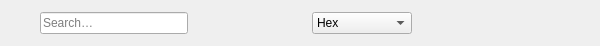
<?xml version="1.0" encoding="UTF-8"?>
<ui version="4.0">
 <class>FindPanel</class>
 <widget class="QWidget" name="FindPanel">
  <property name="geometry">
   <rect>
    <x>0</x>
    <y>0</y>
    <width>600</width>
    <height>46</height>
   </rect>
  </property>
  <property name="windowTitle">
   <string>Find</string>
  </property>
  <layout class="QVBoxLayout" name="verticalLayout">
   <property name="spacing">
    <number>0</number>
   </property>
   <property name="leftMargin">
    <number>0</number>
   </property>
   <property name="topMargin">
    <number>0</number>
   </property>
   <property name="rightMargin">
    <number>0</number>
   </property>
   <property name="bottomMargin">
    <number>0</number>
   </property>
   <item>
    <layout class="QHBoxLayout" name="horizontalLayout">
     <property name="spacing">
      <number>6</number>
     </property>
     <property name="leftMargin">
      <number>6</number>
     </property>
     <property name="topMargin">
      <number>4</number>
     </property>
     <property name="rightMargin">
      <number>6</number>
     </property>
     <property name="bottomMargin">
      <number>4</number>
     </property>
     <item>
      <widget class="QToolButton" name="btnOptions">
       <property name="minimumSize">
        <size>
         <width>28</width>
         <height>28</height>
        </size>
       </property>
       <property name="maximumSize">
        <size>
         <width>28</width>
         <height>28</height>
        </size>
       </property>
       <property name="focusPolicy">
        <enum>Qt::FocusPolicy::TabFocus</enum>
       </property>
       <property name="toolTip">
        <string>Search options</string>
       </property>
       <property name="text">
        <string/>
       </property>
       <property name="iconThemeName" stdset="0">
        <string>permissions</string>
       </property>
       <property name="icon">
        <iconset theme="permissions"/>
       </property>
       <property name="popupMode">
        <enum>QToolButton::ToolButtonPopupMode::InstantPopup</enum>
       </property>
       <property name="autoRaise">
        <bool>true</bool>
       </property>
      </widget>
     </item>
     <item>
      <widget class="QLineEdit" name="editFind">
       <property name="toolTip">
        <string>Search data</string>
       </property>
       <property name="placeholderText">
        <string>Search…</string>
       </property>
      </widget>
     </item>
     <item>
      <widget class="QToolButton" name="btnNavigate">
       <property name="minimumSize">
        <size>
         <width>28</width>
         <height>28</height>
        </size>
       </property>
       <property name="maximumSize">
        <size>
         <width>28</width>
         <height>28</height>
        </size>
       </property>
       <property name="focusPolicy">
        <enum>Qt::FocusPolicy::TabFocus</enum>
       </property>
       <property name="visible">
        <bool>false</bool>
       </property>
       <property name="toolTip">
        <string>Previous / Next</string>
       </property>
       <property name="text">
        <string/>
       </property>
       <property name="iconThemeName" stdset="0">
        <string>mail-send-receive-symbolic</string>
       </property>
       <property name="icon">
        <iconset theme="mail-send-receive-symbolic"/>
       </property>
       <property name="popupMode">
        <enum>QToolButton::ToolButtonPopupMode::InstantPopup</enum>
       </property>
       <property name="autoRaise">
        <bool>true</bool>
       </property>
      </widget>
     </item>
     <item>
      <widget class="QToolButton" name="btnFindPrev">
       <property name="minimumSize">
        <size>
         <width>28</width>
         <height>28</height>
        </size>
       </property>
       <property name="maximumSize">
        <size>
         <width>28</width>
         <height>28</height>
        </size>
       </property>
       <property name="focusPolicy">
        <enum>Qt::FocusPolicy::TabFocus</enum>
       </property>
       <property name="toolTip">
        <string>Find Previous (Shift+F3)</string>
       </property>
       <property name="text">
        <string/>
       </property>
       <property name="iconThemeName" stdset="0">
        <string>go-up-symbolic</string>
       </property>
       <property name="icon">
        <iconset theme="go-up-symbolic"/>
       </property>
       <property name="autoRaise">
        <bool>true</bool>
       </property>
      </widget>
     </item>
     <item>
      <widget class="QToolButton" name="btnFindNext">
       <property name="minimumSize">
        <size>
         <width>28</width>
         <height>28</height>
        </size>
       </property>
       <property name="maximumSize">
        <size>
         <width>28</width>
         <height>28</height>
        </size>
       </property>
       <property name="focusPolicy">
        <enum>Qt::FocusPolicy::TabFocus</enum>
       </property>
       <property name="toolTip">
        <string>Find Next (F3)</string>
       </property>
       <property name="text">
        <string/>
       </property>
       <property name="iconThemeName" stdset="0">
        <string>go-down-symbolic</string>
       </property>
       <property name="icon">
        <iconset theme="go-down-symbolic"/>
       </property>
       <property name="autoRaise">
        <bool>true</bool>
       </property>
      </widget>
     </item>
     <item>
      <spacer name="horizontalSpacer_2">
       <property name="orientation">
        <enum>Qt::Orientation::Horizontal</enum>
       </property>
       <property name="sizeType">
        <enum>QSizePolicy::Policy::Fixed</enum>
       </property>
       <property name="sizeHint" stdset="0">
        <size>
         <width>16</width>
         <height>0</height>
        </size>
       </property>
      </spacer>
     </item>
     <!-- <item>
      <widget class="QLabel" name="label">
       <property name="text">
        <string>Type:</string>
       </property>
      </widget>
     </item> -->
     <item>
      <widget class="QComboBox" name="comboDataType">
       <property name="minimumSize">
        <size>
         <width>100</width>
         <height>0</height>
        </size>
       </property>
       <property name="focusPolicy">
        <enum>Qt::FocusPolicy::TabFocus</enum>
       </property>
       <property name="toolTip">
        <string>Search data type</string>
       </property>
       <property name="sizeAdjustPolicy">
        <enum>QComboBox::SizeAdjustPolicy::AdjustToContentsOnFirstShow</enum>
       </property>
       <item>
        <property name="text">
         <string>Hex</string>
        </property>
       </item>
       <item>
        <property name="text">
         <string/>
        </property>
       </item>
       <item>
        <property name="text">
         <string>UTF-8</string>
        </property>
       </item>
       <item>
        <property name="text">
         <string>UTF-16</string>
        </property>
       </item>
       <item>
        <property name="text">
         <string>UTF-32</string>
        </property>
       </item>
       <item>
        <property name="text">
         <string/>
        </property>
       </item>
       <item>
        <property name="text">
         <string>Byte</string>
        </property>
       </item>
       <item>
        <property name="text">
         <string>Word</string>
        </property>
       </item>
       <item>
        <property name="text">
         <string>Dword</string>
        </property>
       </item>
      </widget>
     </item>
     <item>
      <spacer name="horizontalSpacer">
       <property name="orientation">
        <enum>Qt::Orientation::Horizontal</enum>
       </property>
       <property name="sizeHint" stdset="0">
        <size>
         <width>0</width>
         <height>0</height>
        </size>
       </property>
      </spacer>
     </item>
     <item>
      <widget class="QToolButton" name="btnClose">
       <property name="minimumSize">
        <size>
         <width>28</width>
         <height>28</height>
        </size>
       </property>
       <property name="maximumSize">
        <size>
         <width>28</width>
         <height>28</height>
        </size>
       </property>
       <property name="focusPolicy">
        <enum>Qt::FocusPolicy::NoFocus</enum>
       </property>
       <property name="toolTip">
        <string>Close</string>
       </property>
       <property name="text">
        <string/>
       </property>
       <property name="iconThemeName" stdset="0">
        <string>window-close-symbolic</string>
       </property>
       <property name="icon">
        <iconset theme="window-close-symbolic"/>
       </property>
       <property name="autoRaise">
        <bool>true</bool>
       </property>
      </widget>
     </item>
    </layout>
   </item>
  </layout>
 </widget>
 <customwidgets>
  <customwidget>
   <class>Hairline</class>
   <extends>QWidget</extends>
   <header>theme.h</header>
  </customwidget>
 </customwidgets>
 <resources/>
 <connections/>
</ui>
